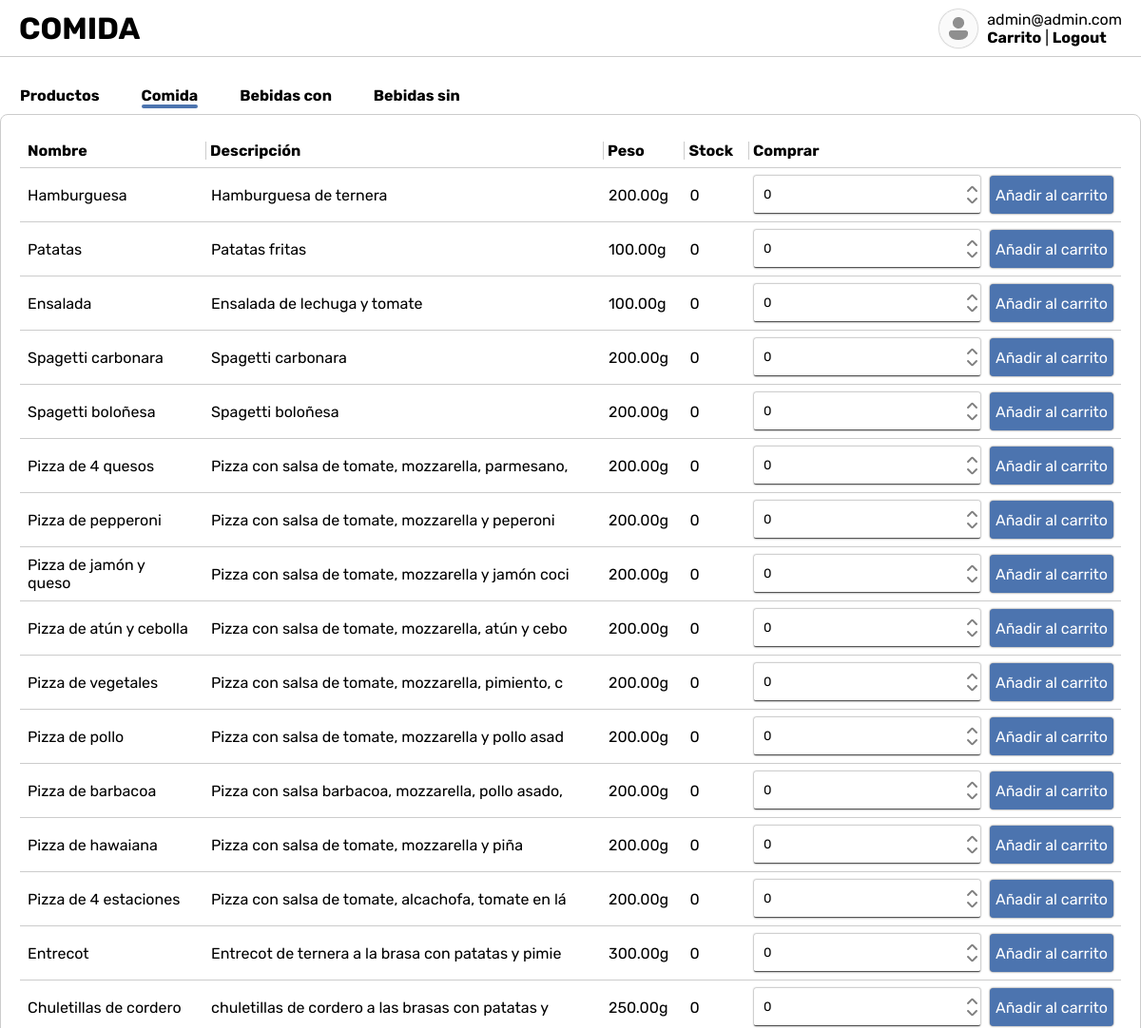
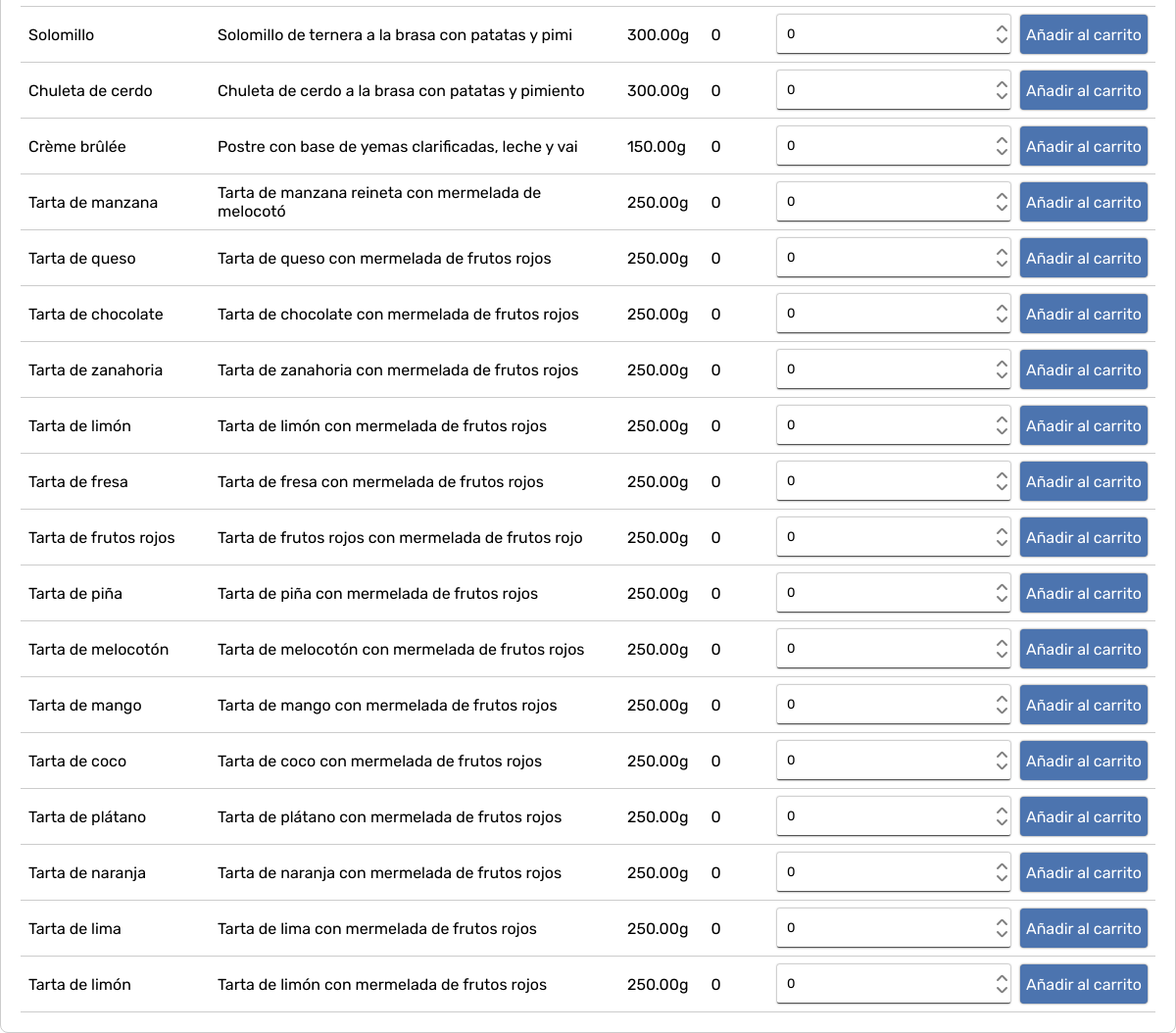
The app's page /view/home/comida.php (signed in), older data (2 pictures, top to bottom).
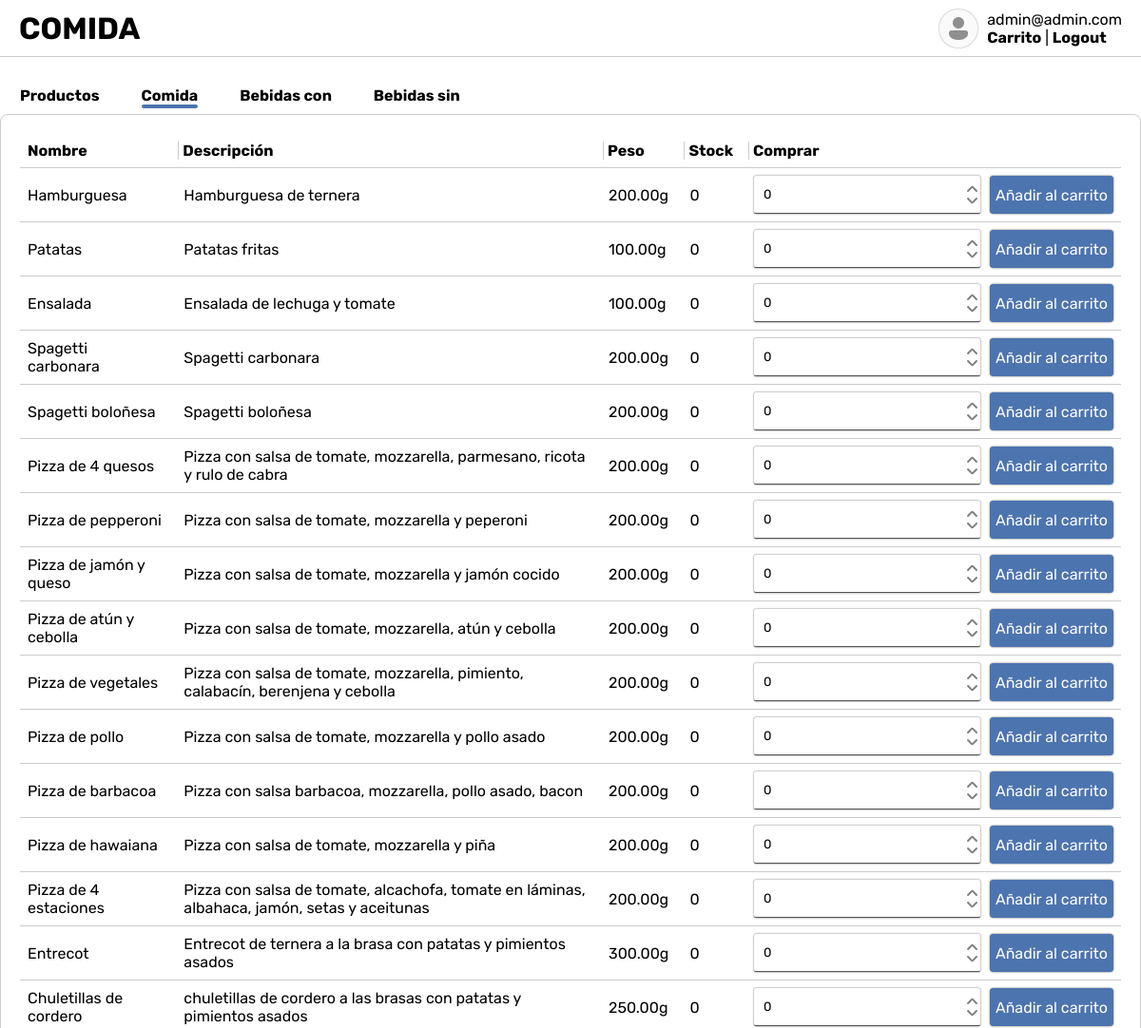
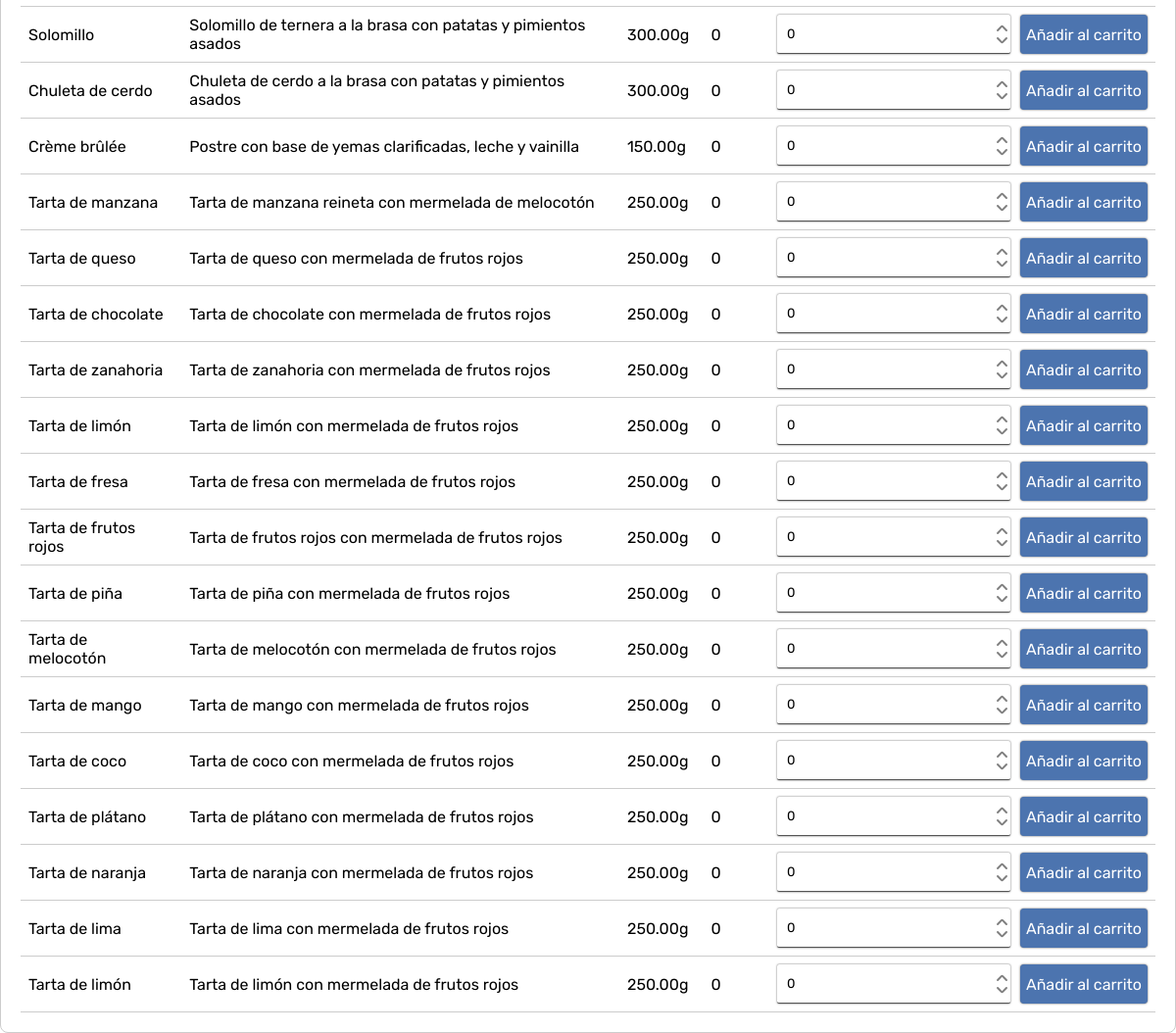
The same page, newer data (2 pictures, top to bottom).
### tables this page shows
CREATE TABLE producto (
    CODIGO INT NOT NULL AUTO_INCREMENT PRIMARY KEY,
    NOMBRE VARCHAR(50) NOT NULL,
    DESCRIPCION VARCHAR(255) NOT NULL,
    PESO DECIMAL(5,2) NOT NULL,
    STOCK INT NOT NULL,
    COD_CAT INT NOT NULL REFERENCES categoria(CODIGO) ON DELETE CASCADE
);

### model/ProductModel.php (called while the page is built, shortened)
<?php
class ProductModel
{
    public static function getProductsByCategory(string $category): array | false
    {
        $con = Model::getConnection();
        $stm = $con->prepare('SELECT * FROM producto WHERE COD_CAT = (SELECT CODIGO FROM categoria WHERE NOMBRE LIKE :category)');
        $stm->bindParam(':category', $category);
        $stm->execute();
        return $stm->fetchAll(PDO::FETCH_ASSOC);
    }
}

### controller/ProductController.php (called while the page is built, shortened)
<?php
require_once '../../model/ProductModel.php';
class ProductController
{
    public static function getProductsByCategory(string $category): false|array
    {
        return ProductModel::getProductsByCategory($category);
    }
}

### components/data.php (the view, shortened to what this page needs)
<?php
require_once '../../controller/ProductController.php';
function by_category($category):void
{
    $products = ProductController::getProductsByCategory($category);
    $location = str_replace(' ', '_', $category);
    foreach ($products as $product) {
        echo <<<EOD
        <tr>
            <td>{$product['NOMBRE']}</td>
            <td>{$product['DESCRIPCION']}</td>
            <td>{$product['PESO']}g</td>
            <td>{$product['STOCK']}</td>
            <td>
                <form action="../../controller/meter_carrito.php" method="post">
                    <input name="location" type="hidden" value="$location">
                    <input name="producto" type="hidden" value="{$product['NOMBRE']}">
                    <input name="cantidad" type="number" value="0" min="0">
                    <input type="submit" value="A&ntilde;adir al carrito"/>
                </form>
            </td>
        </tr>
        EOD;
    }
    echo <<<EOD
        </tbody>
    </table>
    EOD;
}

### view/home/comida.php (shortened to what this page needs)
<!DOCTYPE html>
<html lang="es">
<head>
  <link rel="stylesheet" href="../../public/CSS/home.css" />
</head>
<body>
<?php
  require_once '../../components/header.php';
  ?>
  <div class="content">
    <?php
    require_once '../../components/tabs.php';
    require_once '../../components/table.php';
    ?>
  </div>
</body>
</html>

### components/header.php (shortened to what this page needs)
<?php
echo '<header>';
switch($_GET['location']) {
    case 'comida':
        echo '<h1>COMIDA</h1>';
        break;
}
require_once '../../components/user.php';
echo '</header>';

### components/user.php
<?php
echo <<< EOD
<div class="user">
<img src="../../public/res/img/user.png" alt="user" />
<div class="actions">
  <p>{$_SESSION['user']}</p>
  <span><a class="carrito" href="../shop/carrito.php">Carrito</a>&nbsp;|&nbsp;<a class="logout" href="../home/home.php?logout=true">Logout</a></span>
</div>
</div>
EOD;

### components/tabs.php (shortened to what this page needs)
<?php
switch($_GET['category'])
{
    case 'comida':
        echo <<< EOD
        <div class="tabs">
            <a href="./home.php?category=all?location=home">Productos</a>
            <a class="active" href="./comida.php?category=comida?location=comida">Comida</a>
            <a href="./bebidas_con.php?category=bebidas_con?location=bebidas_con">Bebidas con</a>
            <a href="./bebidas_sin.php?category=bebidas_sin?location=bebidas_sin">Bebidas sin</a>
        </div>
        EOD;
        break;
}

### components/table.php (shortened to what this page needs)
<?php
require_once '../../controller/ProductController.php';
echo <<<EOD
    <table>
        <thead>
            <tr>
                <th>Nombre</th>
                <th>Descripci&oacute;n</th>
                <th>Peso</th>
                <th>Stock</th>
                <th>Comprar</th>
            </tr>
        </thead>
        <tbody>
EOD;
switch ($_GET['category']) {
    case 'comida':
        require_once '../../components/data.php';
        by_category('comida');
        break;
}

### public/CSS/home.css (style rules this page uses)
header { display: flex; justify-content: space-between; align-items: center; padding: 0 20px; background-color: #fff; height: 60px; border-bottom: solid 1px #ccc; }
.user { position: absolute; right: 20px; top: inherit; display: flex; align-items: center; }
.user img { width: 40px; height: 40px; border-radius: 50%; margin-right: 10px; box-shadow: 0 0 2px #777; }
.actions { display: flex; flex-direction: column; }
.actions a { text-decoration: none; color: #000; font-weight: bolder; }
body { font-family: 'Rubik', sans-serif; }
.tabs { position: absolute; top: -40px; left: 0; }
.tabs>a { display: inline-block; text-decoration: none; color: #000; font-weight: bolder; margin: 10px 20px; }
.tabs>a.active::after { content: ''; margin-top: 2px; display: block; width: 100%; height: 4px; background-color: #4c74af; border-radius: 4px; animation: rise 0.25s ease-in-out; animation-fill-mode: forwards; transform: translateY(10px); opacity: 0; }
.content { position: absolute; top: 120px; left: 50%; transform: translate(-50%); width: 100%; padding: 20px; max-width: 1280px; border: solid 1px #ccc; border-radius: 8px; }
table { border-collapse: collapse; width: 100%; }
th { text-align: left; padding: 8px; }
td:first-child { padding-left: 8px; }
td:not(td:first-child) { padding-left: 14px; }
td:last-child { width: 400px; }
td { padding-top: 8px; padding-right: 8px; padding-bottom: 8px; text-align: left; }
th, tr { border-bottom: solid 1px #ccc; }
th:not(th:first-child)::before { content: ''; display: inline; margin-right: 4px; width: 1px; height: 18px; border-left: 1px solid #ccc; }
input { font-family: 'Rubik', sans-serif; height: 40px; padding: 10px; border-radius: 2px; border-top: none; border-left: none; border-right: none; border-bottom: solid 1px #555; width: 70%; box-shadow: 0 0 2px 0 rgba(0, 0, 0, .7); caret-color: transparent; }
form { display: flex; align-items: center; }
input[type="submit"] { font-family: 'Rubik', sans-serif; font-size: 16px; height: 40px; padding: 6px; margin-left: 10px; border-radius: 4px; width: 35%; border: none; background-color: #4c74af; color: #fff; cursor: pointer; }
img { width: 100%; height: 100%; }

Row changes from the older to the newer data that the page shows:
changed producto "Pizza de 4 quesos": DESCRIPCION "Pizza con salsa de tomate, mozzarella, parmesano," → "Pizza con salsa de tomate, mozzarella, parmesano, ricota y rulo de cabra"
changed producto "Pizza de jamón y queso": DESCRIPCION "Pizza con salsa de tomate, mozzarella y jamón coci" → "Pizza con salsa de tomate, mozzarella y jamón cocido"
changed producto "Pizza de atún y cebolla": DESCRIPCION "Pizza con salsa de tomate, mozzarella, atún y cebo" → "Pizza con salsa de tomate, mozzarella, atún y cebolla"
changed producto "Pizza de vegetales": DESCRIPCION "Pizza con salsa de tomate, mozzarella, pimiento, c" → "Pizza con salsa de tomate, mozzarella, pimiento, calabacín, berenjena y cebolla"
changed producto "Pizza de pollo": DESCRIPCION "Pizza con salsa de tomate, mozzarella y pollo asad" → "Pizza con salsa de tomate, mozzarella y pollo asado"
changed producto "Pizza de barbacoa": DESCRIPCION "Pizza con salsa barbacoa, mozzarella, pollo asado," → "Pizza con salsa barbacoa, mozzarella, pollo asado, bacon"
changed producto "Pizza de 4 estaciones": DESCRIPCION "Pizza con salsa de tomate, alcachofa, tomate en lá" → "Pizza con salsa de tomate, alcachofa, tomate en láminas, albahaca, jamón, setas y aceitunas"
changed producto "Entrecot": DESCRIPCION "Entrecot de ternera a la brasa con patatas y pimie" → "Entrecot de ternera a la brasa con patatas y pimientos asados"
changed producto "Chuletillas de cordero": DESCRIPCION "chuletillas de cordero a las brasas con patatas y" → "chuletillas de cordero a las brasas con patatas y pimientos asados"
changed producto "Solomillo": DESCRIPCION "Solomillo de ternera a la brasa con patatas y pimi" → "Solomillo de ternera a la brasa con patatas y pimientos asados"
changed producto "Chuleta de cerdo": DESCRIPCION "Chuleta de cerdo a la brasa con patatas y pimiento" → "Chuleta de cerdo a la brasa con patatas y pimientos asados"
changed producto "Crème brûlée": DESCRIPCION "Postre con base de yemas clarificadas, leche y vai" → "Postre con base de yemas clarificadas, leche y vainilla"
changed producto "Tarta de manzana": DESCRIPCION "Tarta de manzana reineta con mermelada de melocotó" → "Tarta de manzana reineta con mermelada de melocotón"
changed producto "Tarta de frutos rojos": DESCRIPCION "Tarta de frutos rojos con mermelada de frutos rojo" → "Tarta de frutos rojos con mermelada de frutos rojos"
